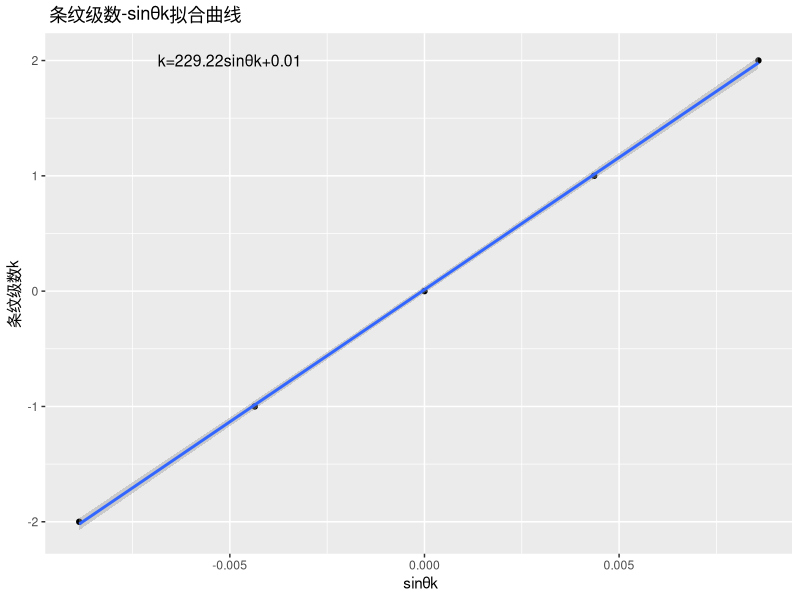
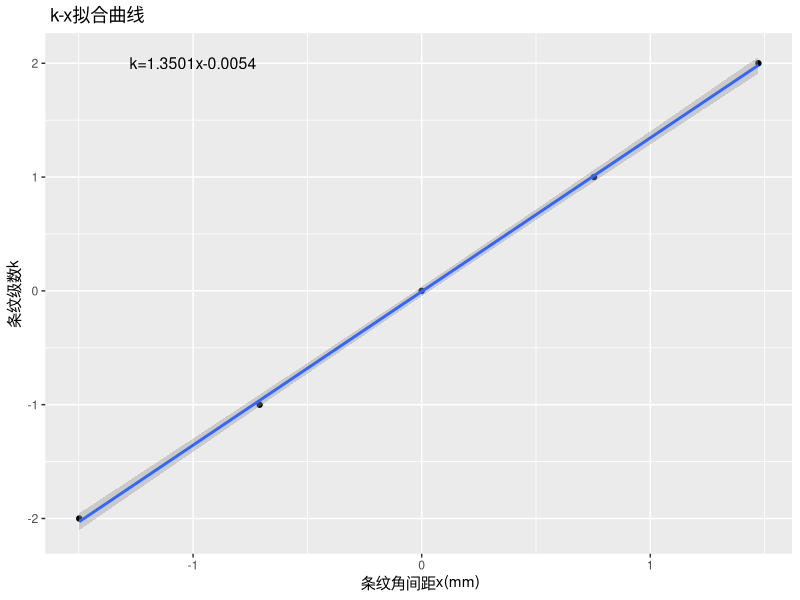

Here is the R script that generated these plots, in order:

library(ggplot2)

k<-c(-2,-1,0,1,2)
sinth<-c(-8.87*10^(-3),-4.36*10^(-3),0,4.36*10^(-3),8.58*10^(-3))
x<-c(-1.498 , -0.709 , 0 , 0.754 , 1.473)

p <- ggplot( mapping = aes(x = sinth, y = k))
p<-p+ geom_point() + geom_smooth(method="lm")+labs(x = " sinθk",y = " 条纹级数k ",title = " 条纹级数-sinθk拟合曲线")
p<-p+geom_text(mapping=aes(x = -0.005,y = 2,label = c("k=229.22sinθk+0.01")),size=4)
p

q<- ggplot( mapping = aes(x = x, y = k))
q<-q+ geom_point() + geom_smooth(method="lm")+labs(x = " 条纹角间距x(mm)",y = " 条纹级数k ",title = " k-x拟合曲线")
q<-q+geom_text(mapping=aes(x = -1,y = 2,label = c("k=1.3501x-0.0054")),size=4)
q